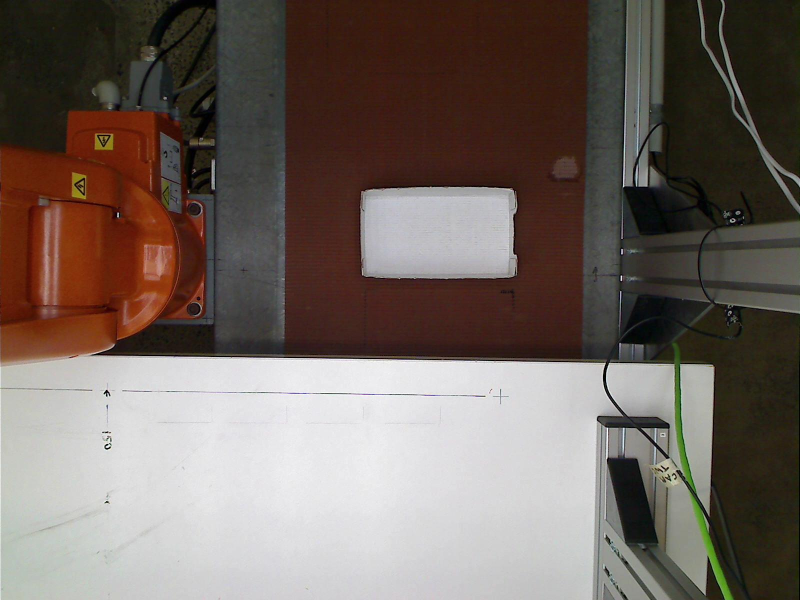
%> input picture Vision/DetectConveyor/TestImages/img1.jpg, 1600 x 1200 px (shown at 1/2 size)
$ octave --eval "result = detectConveyorBlocks(imread('../TestImages/img1.jpg'));"   (GNU Octave 9; MATLAB toolbox functions it lacks are replaced by stand-ins)
%> lines starting %> are read from the running program, lines starting %| are printed output that depends on the picture; in (x1, y1, x2, y2) boxes, pixels count from 0 and x2, y2 are one past the last pixel; in counts of white or black regions, pixels touching at a corner belong together; the program's own positions count from 1
### Vision/DetectConveyor/createConMask.m
function [BW,maskedRGBImage] = createConMask(RGB)
%createMask  Threshold RGB image using auto-generated code from colorThresholder app.
%  [BW,MASKEDRGBIMAGE] = createMask(RGB) thresholds image RGB using
%  auto-generated code from the colorThresholder app. The colorspace and
%  range for each channel of the colorspace were set within the app. The
%  segmentation mask is returned in BW, and a composite of the mask and
%  original RGB images is returned in maskedRGBImage.

% Auto-generated by colorThresholder app on 07-Oct-2017
%------------------------------------------------------


% Convert RGB image to chosen color space
I = rgb2hsv(RGB);
%> I: size 1200x1600x3 double; mean H, S, V 0.255, 0.312, 0.453

% Define thresholds for channel 1 based on histogram settings
channel1Min = 0.949;
channel1Max = 0.120;

% Define thresholds for channel 2 based on histogram settings
channel2Min = 0.412;
channel2Max = 1.000;

% Define thresholds for channel 3 based on histogram settings
channel3Min = 0.000;
channel3Max = 0.560;

% Create mask based on chosen histogram thresholds
sliderBW = ( (I(:,:,1) >= channel1Min) | (I(:,:,1) <= channel1Max) ) & ...
    (I(:,:,2) >= channel2Min ) & (I(:,:,2) <= channel2Max) & ...
    (I(:,:,3) >= channel3Min ) & (I(:,:,3) <= channel3Max);
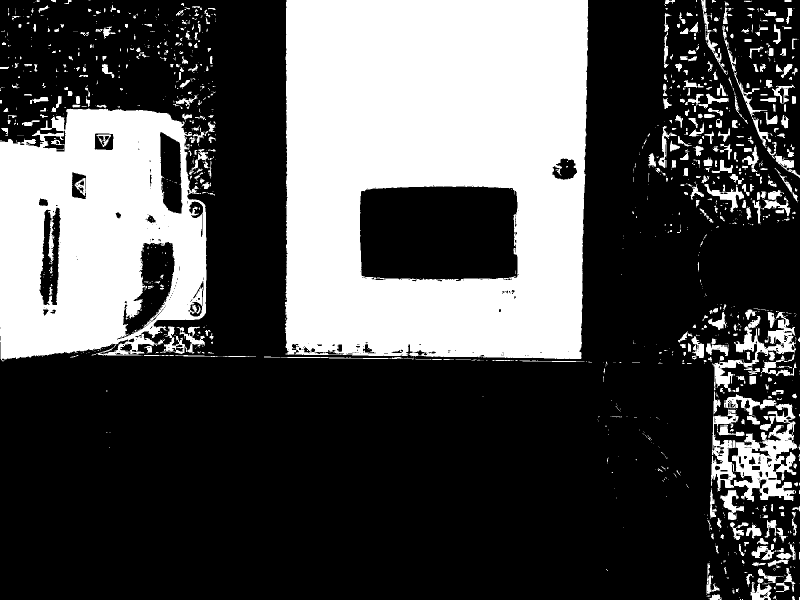
%> sliderBW: size 1200x1600 logical (shown at 1/2 size); 31.1% white; 1270 white regions (858 under 20 px), largest, box (x1, y1, x2, y2) and area: (570, 0, 1177, 718) 366078, (0, 217, 413, 723) 152675, (1422, 788, 1596, 1004) 17444
BW = sliderBW;

% Initialize output masked image based on input image.
maskedRGBImage = RGB;
%> maskedRGBImage is the input picture: size 1200x1600x3 uint8; mean R, G, B 114, 102.4, 95.6

% Set background pixels where BW is false to zero.
maskedRGBImage(repmat(~BW,[1 1 3])) = 0;
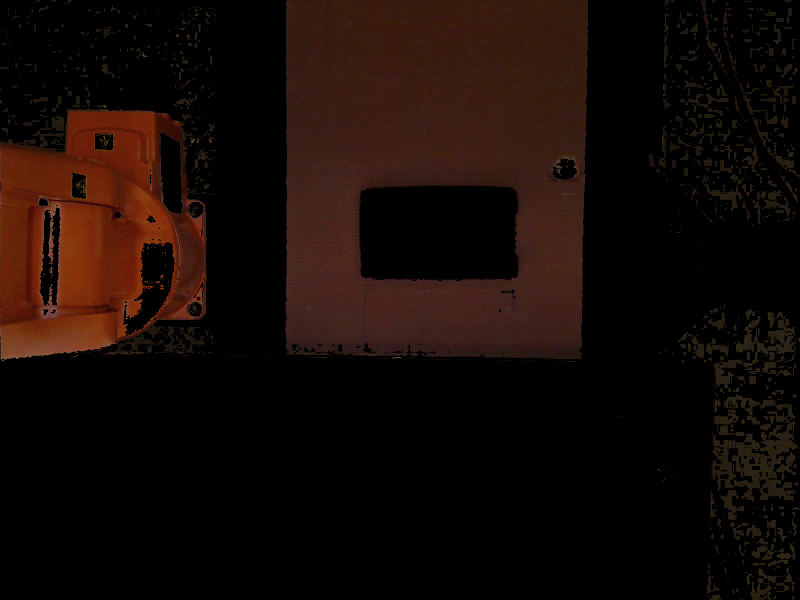
%> maskedRGBImage: size 1200x1600x3 uint8 (shown at 1/2 size); mean R, G, B 21.2, 10, 6

end

### Vision/DetectConveyor/oldCode/detectConveyorBlocks.m
function [blocks, box, FoundBox] = detectConveyorBlocks(im)
    % This function takes in a 1200 x 1600 image and detects a set of
    % blocks which reside within a carry box. It returns blocks which is
    % structured [x, y]. This allows the robot arm to swap blocks.

    FoundBox = false;

    % Generate conveyor mask
    Conveyor_BW = ~createConMask(im);
    Conveyor_BW(:,1:556) = 0;
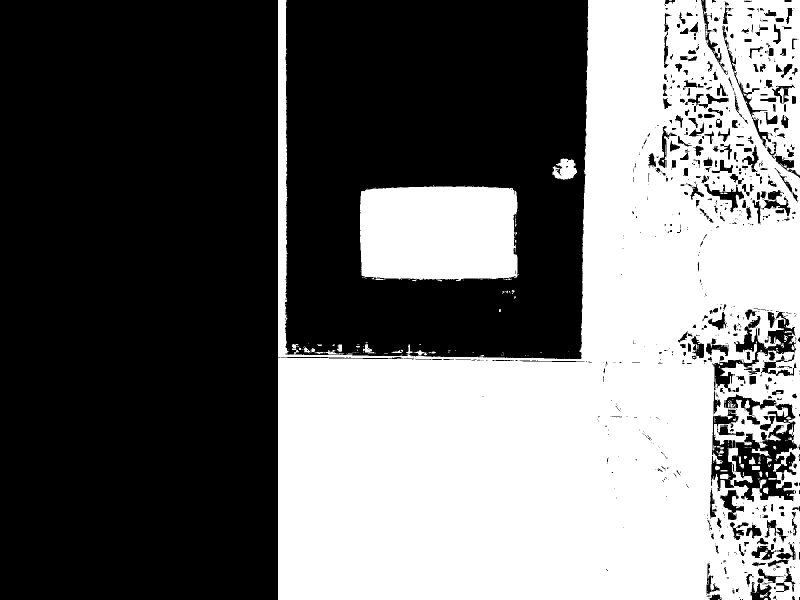
%> Conveyor_BW: size 1200x1600 logical (shown at 1/2 size); 42.8% white; 303 white regions (248 under 20 px), largest, box (x1, y1, x2, y2) and area: (556, 0, 1600, 1200) 759571, (720, 373, 1036, 562) 56454, (1105, 317, 1154, 360) 1379
    Conveyor_BW(:,1137:end) = 0;
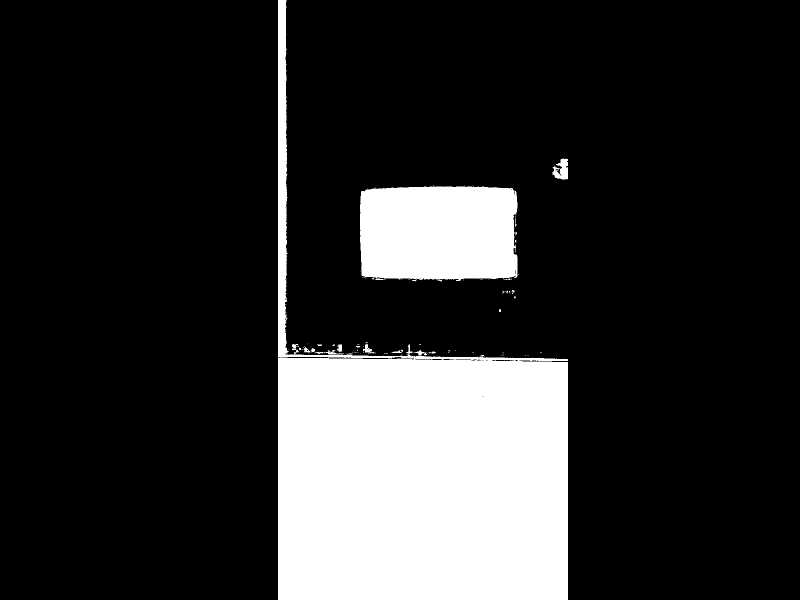
%> Conveyor_BW: size 1200x1600 logical (shown at 1/2 size); 18.4% white; 105 white regions (83 under 20 px), largest, box (x1, y1, x2, y2) and area: (556, 0, 1136, 1200) 293763, (720, 373, 1036, 562) 56454, (1105, 317, 1136, 360) 868
    Conveyor_BW(705:end,:) = 0;
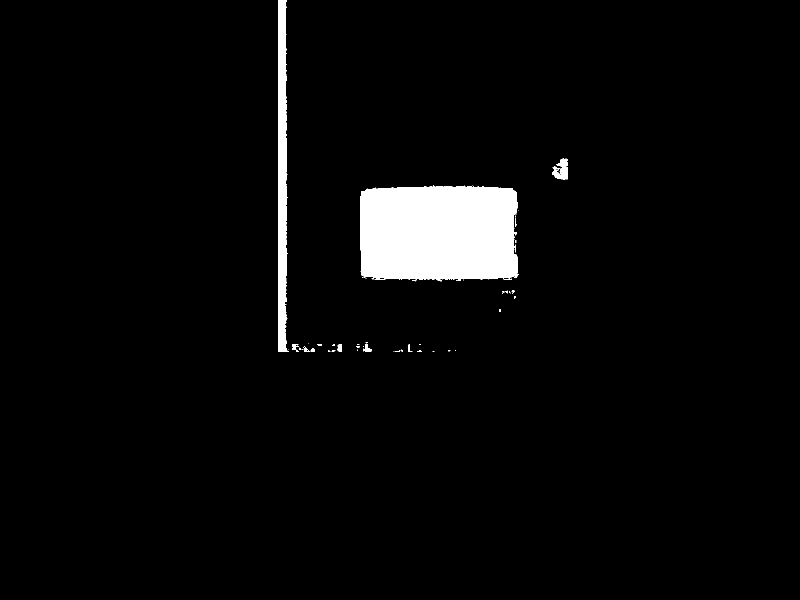
%> Conveyor_BW: size 1200x1600 logical (shown at 1/2 size); 3.7% white; 80 white regions (62 under 20 px)
    %figure(1); imshow(Conveyor_BW);

    %Insert Filled Image and create BoxMask
    con_stats = regionprops('table',Conveyor_BW,'Area','BoundingBox','FilledImage');
%> con_stats = 80 regions; largest, box (x1, y1, x2, y2) and Area: (720, 373, 1036, 562) 56454, (556, 0, 578, 704) 11707, (1105, 317, 1136, 360) 868, (726, 687, 744, 704) 152, (584, 688, 598, 704) 115
    [~, idx] = max(con_stats.Area);
%> idx = 21

    BoxMask = false(size(Conveyor_BW));

%     if con_stats.Area(idx) > 10000
%         disp('ABC');
%     end
%
    if con_stats.Area(idx) > 40000

        col = floor(con_stats.BoundingBox(idx,1));
%> col = 720
        row = floor(con_stats.BoundingBox(idx,2));
%> row = 373
        sz = size(con_stats.FilledImage{idx});
%> sz = [189 316]
        if (col(1) == 0)
            col = col + 1;
        end

        if (row(1) == 0)
            row = row + 1;
        end

        BoxMask(row:(row+sz(1)-1),col:(col+sz(2)-1)) = con_stats.FilledImage{idx};
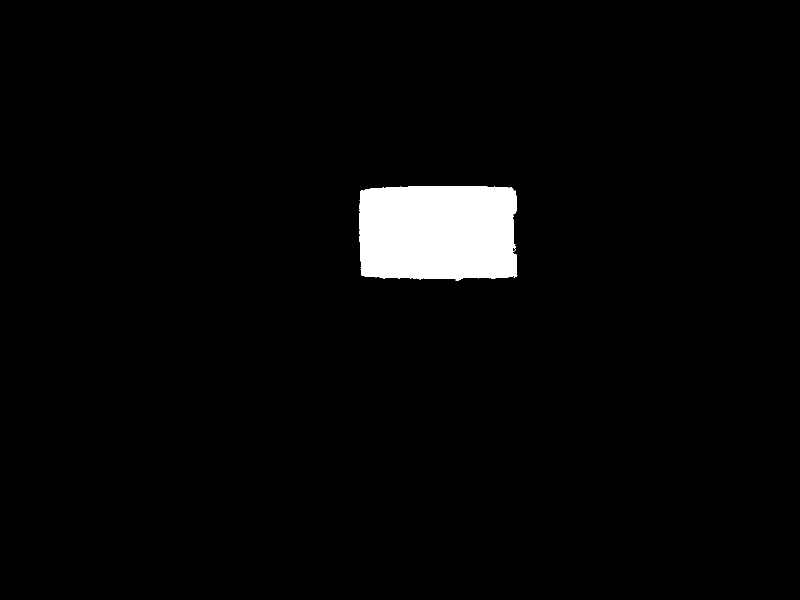
%> BoxMask: size 1200x1600 logical (shown at 1/2 size); 2.9% white; 1 white region, box (x1, y1, x2, y2) and area: (719, 372, 1035, 561) 56464
        FoundBox = true;
    end

    %figure(2); imshow(BoxMask);

    if (any(BoxMask(:)))
        % Extract box regionprops
        box_stats = regionprops('table',BoxMask,'Centroid','Area','PixelList');
%> box_stats = 1 region; Area and Centroid: 56464 [876.4 465.5]
        [~, BoxIdx] = max(box_stats.Area);
%> BoxIdx = 1

        % Extract box center
        box.x = box_stats.Centroid(BoxIdx, 1);
%> box.x = 876.4
        box.y = box_stats.Centroid(BoxIdx, 2);
%> box.y = 465.5

        % Extract box orientation
%> (the run ends here)

$ run again, on Vision/DetectConveyor/TestImages/img10.jpg
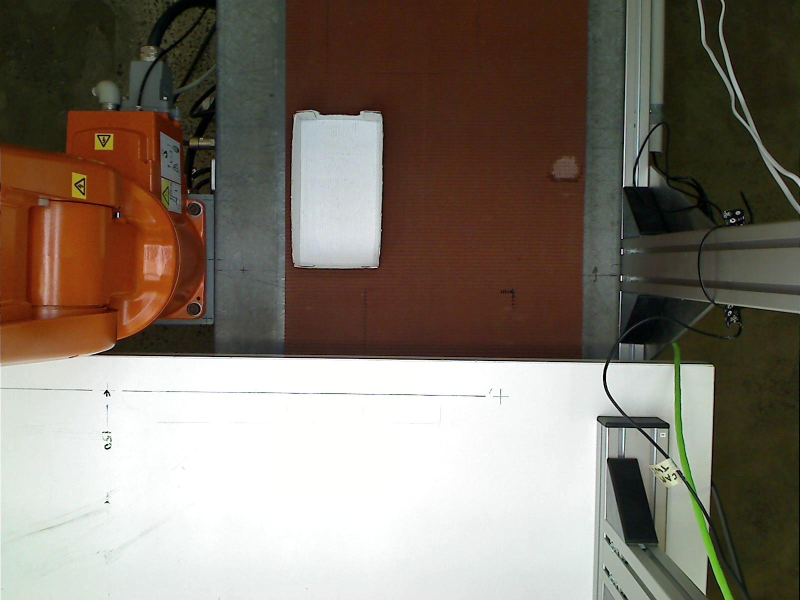
%> input picture Vision/DetectConveyor/TestImages/img10.jpg, 1600 x 1200 px (shown at 1/2 size)
%> I: size 1200x1600x3 double; mean H, S, V 0.221, 0.333, 0.516
%> in createConMask, `sliderBW = ( (I(:,:,1) >= channel1Min) | (I(:,:,1) <= channel1Max) ) &..`:
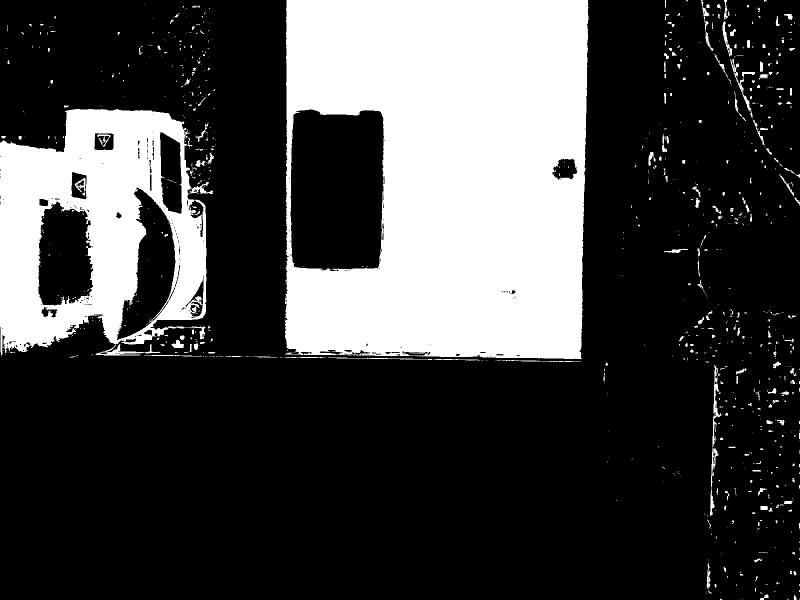
%> sliderBW: size 1200x1600 logical (shown at 1/2 size); 26.3% white; 977 white regions (767 under 20 px), largest, box (x1, y1, x2, y2) and area: (570, 0, 1177, 718) 366208, (0, 218, 426, 713) 120941, (1425, 730, 1443, 894) 767
%> in createConMask, maskedRGBImage is the input picture: size 1200x1600x3 uint8; mean R, G, B 128.4, 118.7, 107.4
%> con_stats = 59 regions; largest, box (x1, y1, x2, y2) and Area: (581, 219, 768, 542) 56478, (556, 0, 592, 704) 11915, (1105, 317, 1136, 360) 908, (656, 700, 672, 704) 46, (689, 700, 703, 704) 44
%> idx = 11
%> col = 581
%> row = 219
%> sz = [323 187]
%> in detectConveyorBlocks, `BoxMask(row:(row+sz(1)-1),col:(col+sz(2)-1)) = con_stats.FilledImage{i..`:
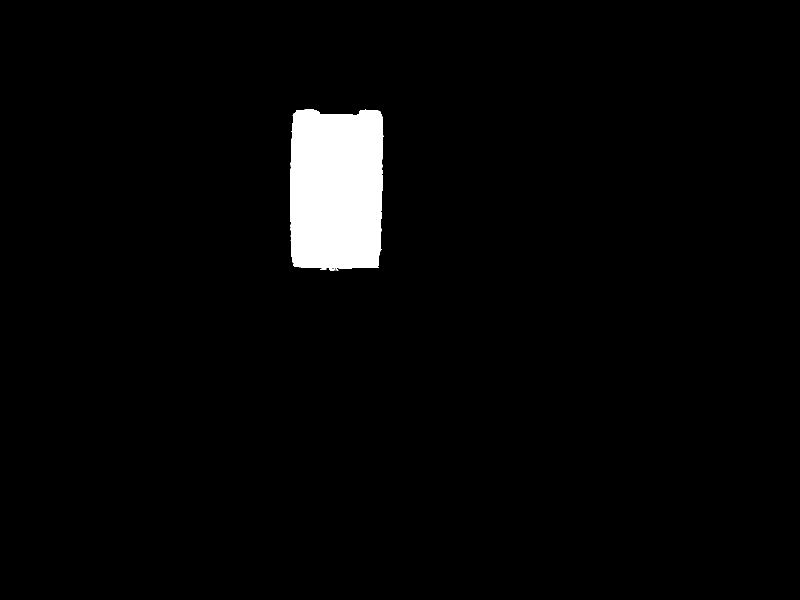
%> BoxMask: size 1200x1600 logical (shown at 1/2 size); 2.9% white; 1 white region, box (x1, y1, x2, y2) and area: (580, 218, 767, 541) 56489
%> box_stats = 1 region; Area and Centroid: 56489 [673.4 379.9]
%> BoxIdx = 1
%> box.x = 673.4
%> box.y = 379.9
